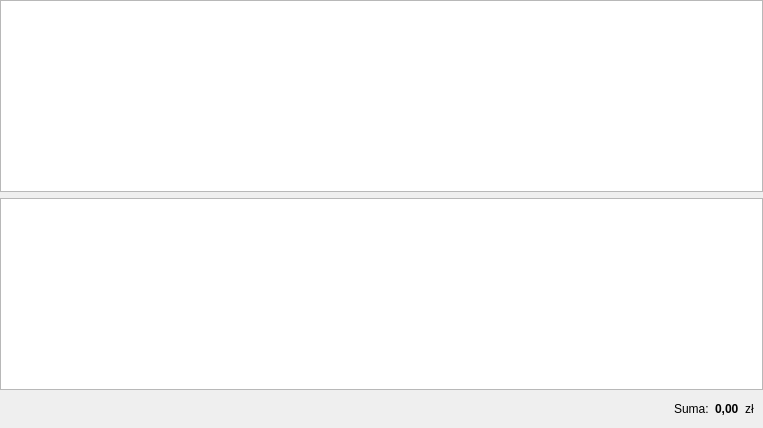
        <widget class="QWidget" name="tab_pomoc">
         <attribute name="title">
          <string>Pomoc BS</string>
         </attribute>
         <layout class="QVBoxLayout" name="verticalLayout_11">
          <property name="spacing">
           <number>0</number>
          </property>
          <property name="leftMargin">
           <number>0</number>
          </property>
          <property name="topMargin">
           <number>0</number>
          </property>
          <property name="rightMargin">
           <number>0</number>
          </property>
          <property name="bottomMargin">
           <number>0</number>
          </property>
          <item>
           <widget class="QWidget" name="widget_11" native="true">
            <layout class="QVBoxLayout" name="verticalLayout_10">
             <property name="spacing">
              <number>0</number>
             </property>
             <property name="leftMargin">
              <number>0</number>
             </property>
             <property name="topMargin">
              <number>0</number>
             </property>
             <property name="rightMargin">
              <number>0</number>
             </property>
             <property name="bottomMargin">
              <number>0</number>
             </property>
             <item>
              <widget class="QWidget" name="widget_30" native="true">
               <layout class="QVBoxLayout" name="verticalLayout_19">
                <property name="leftMargin">
                 <number>0</number>
                </property>
                <property name="topMargin">
                 <number>0</number>
                </property>
                <property name="rightMargin">
                 <number>0</number>
                </property>
                <property name="bottomMargin">
                 <number>0</number>
                </property>
                <item>
                 <widget class="QTableWidget" name="tab_wyliczenia_pomoc"/>
                </item>
                <item>
                 <widget class="QTableWidget" name="tab_dane_pomoc"/>
                </item>
               </layout>
              </widget>
             </item>
             <item>
              <widget class="QWidget" name="widget_13" native="true">
               <layout class="QHBoxLayout" name="horizontalLayout_3">
                <item>
                 <spacer name="horizontalSpacer_5">
                  <property name="orientation">
                   <enum>Qt::Horizontal</enum>
                  </property>
                  <property name="sizeHint" stdset="0">
                   <size>
                    <width>665</width>
                    <height>20</height>
                   </size>
                  </property>
                 </spacer>
                </item>
                <item>
                 <widget class="QLabel" name="label_10">
                  <property name="text">
                   <string>Suma:</string>
                  </property>
                 </widget>
                </item>
                <item>
                 <widget class="QLabel" name="lab_sumaPomoc">
                  <property name="font">
                   <font>
                    <weight>75</weight>
                    <bold>true</bold>
                   </font>
                  </property>
                  <property name="text">
                   <string>0,00</string>
                  </property>
                 </widget>
                </item>
                <item>
                 <widget class="QLabel" name="label_12">
                  <property name="text">
                   <string>zł</string>
                  </property>
                 </widget>
                </item>
               </layout>
              </widget>
             </item>
            </layout>
           </widget>
          </item>
         </layout>
        </widget>
